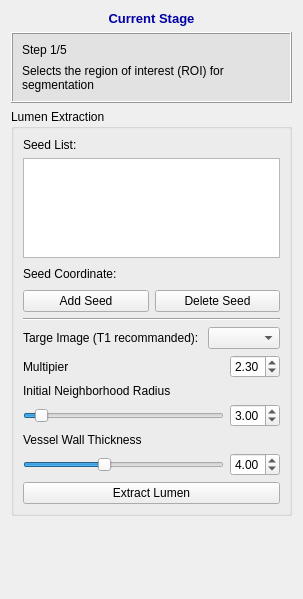
     <widget class="QWidget" name="page_2">
      <layout class="QVBoxLayout" name="verticalLayout_44">
       <item>
        <widget class="QLabel" name="label_39">
         <property name="font">
          <font>
           <pointsize>10</pointsize>
           <weight>75</weight>
           <bold>true</bold>
          </font>
         </property>
         <property name="text">
          <string>&lt;html&gt;&lt;head/&gt;&lt;body&gt;&lt;p&gt;&lt;span style=&quot; color:#0000a5;&quot;&gt;Current Stage&lt;/span&gt;&lt;/p&gt;&lt;/body&gt;&lt;/html&gt;</string>
         </property>
         <property name="alignment">
          <set>Qt::AlignCenter</set>
         </property>
        </widget>
       </item>
       <item>
        <widget class="QFrame" name="frame_10">
         <property name="minimumSize">
          <size>
           <width>0</width>
           <height>0</height>
          </size>
         </property>
         <property name="font">
          <font>
           <family>Arial</family>
           <pointsize>10</pointsize>
          </font>
         </property>
         <property name="styleSheet">
          <string notr="true">background-color: rgb(226, 226, 226)</string>
         </property>
         <property name="frameShape">
          <enum>QFrame::Box</enum>
         </property>
         <property name="frameShadow">
          <enum>QFrame::Raised</enum>
         </property>
         <property name="lineWidth">
          <number>1</number>
         </property>
         <layout class="QVBoxLayout" name="verticalLayout_25">
          <property name="spacing">
           <number>7</number>
          </property>
          <item>
           <layout class="QVBoxLayout" name="verticalLayout_26">
            <property name="spacing">
             <number>7</number>
            </property>
            <item>
             <layout class="QHBoxLayout" name="horizontalLayout_17">
              <item>
               <widget class="QLabel" name="label_40">
                <property name="font">
                 <font>
                  <family>Arial</family>
                 </font>
                </property>
                <property name="text">
                 <string>Step 1/5</string>
                </property>
               </widget>
              </item>
             </layout>
            </item>
           </layout>
          </item>
          <item>
           <widget class="QLabel" name="label_11">
            <property name="text">
             <string>Selects the region of interest (ROI) for segmentation</string>
            </property>
            <property name="wordWrap">
             <bool>true</bool>
            </property>
           </widget>
          </item>
         </layout>
        </widget>
       </item>
       <item>
        <widget class="QGroupBox" name="groupBox_4">
         <property name="title">
          <string>Lumen Extraction</string>
         </property>
         <layout class="QVBoxLayout" name="verticalLayout_43">
          <item>
           <widget class="QLabel" name="label_60">
            <property name="text">
             <string>Seed List:</string>
            </property>
           </widget>
          </item>
          <item>
           <widget class="QListWidget" name="listWidgetSeedList">
            <property name="maximumSize">
             <size>
              <width>16777215</width>
              <height>100</height>
             </size>
            </property>
           </widget>
          </item>
          <item>
           <layout class="QHBoxLayout" name="horizontalLayout_34">
            <item>
             <widget class="QLabel" name="label_61">
              <property name="text">
               <string>Seed Coordinate: </string>
              </property>
             </widget>
            </item>
            <item>
             <widget class="QLabel" name="labelSeedCoordinate">
              <property name="text">
               <string/>
              </property>
             </widget>
            </item>
            <item>
             <spacer name="horizontalSpacer_4">
              <property name="orientation">
               <enum>Qt::Horizontal</enum>
              </property>
              <property name="sizeHint" stdset="0">
               <size>
                <width>40</width>
                <height>20</height>
               </size>
              </property>
             </spacer>
            </item>
           </layout>
          </item>
          <item>
           <layout class="QHBoxLayout" name="horizontalLayout_33">
            <item>
             <widget class="QPushButton" name="addSeedBtn">
              <property name="text">
               <string>Add Seed</string>
              </property>
             </widget>
            </item>
            <item>
             <widget class="QPushButton" name="deleteSeedBtn">
              <property name="text">
               <string>Delete Seed</string>
              </property>
             </widget>
            </item>
           </layout>
          </item>
          <item>
           <widget class="Line" name="line">
            <property name="orientation">
             <enum>Qt::Horizontal</enum>
            </property>
           </widget>
          </item>
          <item>
           <layout class="QHBoxLayout" name="horizontalLayout_35">
            <item>
             <widget class="QLabel" name="label_62">
              <property name="text">
               <string>Targe Image (T1 recommanded): </string>
              </property>
             </widget>
            </item>
            <item>
             <widget class="QComboBox" name="comboBoxTargeImage"/>
            </item>
           </layout>
          </item>
          <item>
           <layout class="QHBoxLayout" name="horizontalLayout_10">
            <item>
             <widget class="QLabel" name="label_4">
              <property name="text">
               <string>Multipier</string>
              </property>
             </widget>
            </item>
            <item>
             <spacer name="horizontalSpacer_3">
              <property name="orientation">
               <enum>Qt::Horizontal</enum>
              </property>
              <property name="sizeHint" stdset="0">
               <size>
                <width>40</width>
                <height>20</height>
               </size>
              </property>
             </spacer>
            </item>
            <item>
             <widget class="QDoubleSpinBox" name="doubleSpinBoxMultiplier">
              <property name="minimumSize">
               <size>
                <width>50</width>
                <height>0</height>
               </size>
              </property>
              <property name="maximumSize">
               <size>
                <width>50</width>
                <height>16777215</height>
               </size>
              </property>
              <property name="maximum">
               <double>10.000000000000000</double>
              </property>
              <property name="singleStep">
               <double>0.100000000000000</double>
              </property>
              <property name="value">
               <double>2.300000000000000</double>
              </property>
             </widget>
            </item>
           </layout>
          </item>
          <item>
           <widget class="QLabel" name="label_3">
            <property name="text">
             <string>Initial Neighborhood Radius</string>
            </property>
           </widget>
          </item>
          <item>
           <layout class="QHBoxLayout" name="horizontalLayout_14">
            <item>
             <widget class="QSlider" name="sliderInitNeighborhoodRadius">
              <property name="maximum">
               <number>50</number>
              </property>
              <property name="value">
               <number>3</number>
              </property>
              <property name="sliderPosition">
               <number>3</number>
              </property>
              <property name="orientation">
               <enum>Qt::Horizontal</enum>
              </property>
             </widget>
            </item>
            <item>
             <widget class="QDoubleSpinBox" name="doubleSpinBoxNeighborRadius">
              <property name="minimumSize">
               <size>
                <width>50</width>
                <height>0</height>
               </size>
              </property>
              <property name="maximumSize">
               <size>
                <width>50</width>
                <height>16777215</height>
               </size>
              </property>
              <property name="maximum">
               <double>5.000000000000000</double>
              </property>
              <property name="singleStep">
               <double>0.100000000000000</double>
              </property>
              <property name="value">
               <double>3.000000000000000</double>
              </property>
             </widget>
            </item>
           </layout>
          </item>
          <item>
           <widget class="QLabel" name="label_2">
            <property name="text">
             <string>Vessel Wall Thickness</string>
            </property>
           </widget>
          </item>
          <item>
           <layout class="QHBoxLayout" name="horizontalLayout_16">
            <item>
             <widget class="QSlider" name="sliderVesselWallThickness">
              <property name="maximum">
               <number>100</number>
              </property>
              <property name="sliderPosition">
               <number>40</number>
              </property>
              <property name="orientation">
               <enum>Qt::Horizontal</enum>
              </property>
             </widget>
            </item>
            <item>
             <widget class="QDoubleSpinBox" name="doubleSpinBoxVesselWallThickness">
              <property name="minimumSize">
               <size>
                <width>50</width>
                <height>0</height>
               </size>
              </property>
              <property name="maximumSize">
               <size>
                <width>50</width>
                <height>16777215</height>
               </size>
              </property>
              <property name="maximum">
               <double>10.000000000000000</double>
              </property>
              <property name="singleStep">
               <double>0.100000000000000</double>
              </property>
              <property name="value">
               <double>4.000000000000000</double>
              </property>
             </widget>
            </item>
           </layout>
          </item>
          <item>
           <widget class="QPushButton" name="pushButton">
            <property name="text">
             <string>Extract Lumen</string>
            </property>
           </widget>
          </item>
         </layout>
         <zorder>sliderInitNeighborhoodRadius</zorder>
         <zorder>sliderVesselWallThickness</zorder>
         <zorder>doubleSpinBoxVesselWallThickness</zorder>
         <zorder>doubleSpinBoxNeighborRadius</zorder>
         <zorder></zorder>
         <zorder>pushButton</zorder>
         <zorder></zorder>
         <zorder></zorder>
         <zorder></zorder>
         <zorder>line</zorder>
         <zorder>listWidgetSeedList</zorder>
         <zorder>label_60</zorder>
         <zorder>addSeedBtn</zorder>
         <zorder>deleteSeedBtn</zorder>
         <zorder>label_61</zorder>
         <zorder>labelSeedCoordinate</zorder>
         <zorder>horizontalSpacer_4</zorder>
         <zorder>comboBoxTargeImage</zorder>
         <zorder>label_62</zorder>
         <zorder>label_3</zorder>
         <zorder>label_2</zorder>
        </widget>
       </item>
       <item>
        <spacer name="verticalSpacer_7">
         <property name="orientation">
          <enum>Qt::Vertical</enum>
         </property>
         <property name="sizeHint" stdset="0">
          <size>
           <width>20</width>
           <height>72</height>
          </size>
         </property>
        </spacer>
       </item>
      </layout>
      <zorder>label_39</zorder>
      <zorder>frame_10</zorder>
      <zorder>doubleSpinBoxMultiplier</zorder>
      <zorder>doubleSpinBoxNeighborRadius</zorder>
      <zorder>doubleSpinBoxDilationValue</zorder>
      <zorder>label_2</zorder>
      <zorder>label_3</zorder>
      <zorder>label_4</zorder>
      <zorder>label_2</zorder>
      <zorder>label_2</zorder>
      <zorder>doubleSpinBoxDilationValue</zorder>
      <zorder>label_2</zorder>
      <zorder>sliderVesselWallThickness</zorder>
      <zorder>groupBox_4</zorder>
      <zorder>verticalSpacer_7</zorder>
     </widget>
